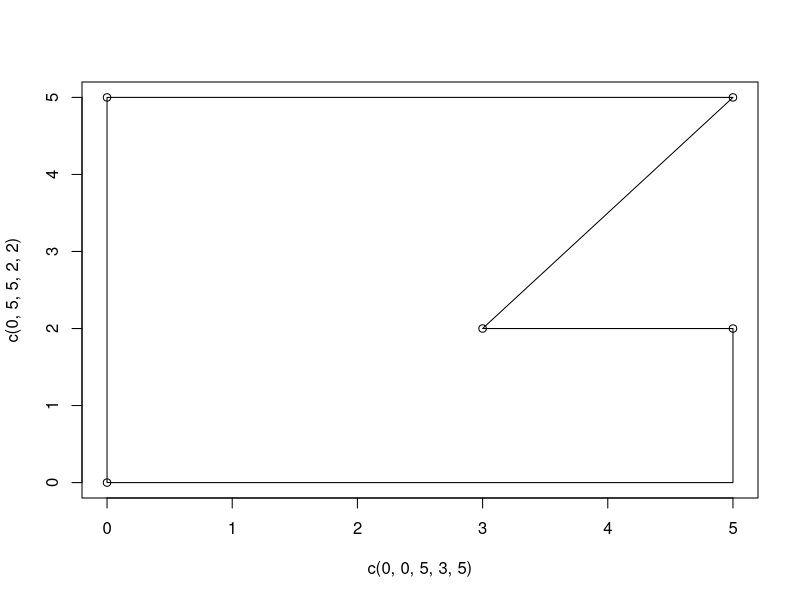

The R script that drew this image:
#This is the function that will check to see if a point (p.x,p.y) is inside a shape.
#The parameters x_vertices and y_vertices are the ones of the polygon you are testing.
#Note: The points must be given in the order you want the shape to be drawn
# and you must include the first coordinate at the end too. An example is given below.
inside.polygon <- function(x_vertices,y_vertices,p.x,p.y) {
#Initialise crossings and vertices
count <- 0
#Check Plot Works
#plot(x_vertices,y_vertices)
#polygon(x_vertices,y_vertices)

y_c <- 0
i <- 1
while(i <= (length(x_vertices)-1)){
repeat {
if (x_vertices[i] < p.x && x_vertices[i+1] < p.x){
  i <- i + 1
  break
}
if (x_vertices[i] > p.x && x_vertices[i+1] > p.x){
  i <- i + 1
  break
} 
if (y_vertices[i] < p.y && y_vertices[i+1] < p.y){
  i <- i + 1
  break
}
if (y_vertices[i] > p.y && y_vertices[i+1] > p.y){
  count <- count + 1
  i <- i + 1
  break
}
if (y_vertices[i] > p.y && y_vertices[i+1] < p.y){
  y_c <- y_vertices[i+1] + (((y_vertices[i]-y_vertices[i+1])/(x_vertices[i]-x_vertices[i+1]))*(p.x-x_vertices[i+1]))
  if (y_c > p.y){
    count <- count + 1
    i <- i + 1
    break
  }
  else {
    i <- i + 1
    break
  }
}
if (y_vertices[i] < p.y && y_vertices[i+1] > p.y){
  y_c <- y_vertices[i] + (((y_vertices[i+1]-y_vertices[i])/(x_vertices[i+1]-x_vertices[i]))*(p.x-x_vertices[i]))
  if (y_c > p.y){
    count <- count + 1
    i <- i + 1
    break  
  }
  else {
    i <- i + 1
    break
  }
}
}
}
if (count %% 2 == 0){
  #print("point is NOT INSIDE")
  return(0)
}
else {
  #print("point is INSIDE")
  return(1)
}
}
#The function will return 1 if the point is inside, 0 if it is not.

#Here is a shape, drawn and connected up using the polygon function.
plot(c(0,0,5,3,5), c(0,5,5,2,2))
polygon(c(0,0,5,3,5,5), c(0,5,5,2,2,0))

#Note that here, when calling the function, the first coordinate is included again at the end.
inside.polygon(c(0,0,5,3,5,5),c(0,5,5,2,2,0),2,4)
inside.polygon(c(0,0,5,3,5,5),c(0,5,5,2,2,0),5,3)


#Here an example of the monte carlo estimate is given, and how to use it with the function to obtain the area of the shape.
x_coords <- runif(50000,0,5)
y_coords <- runif(50000,0,5)
#We use 0-5 because the total area of the square the shape is enclosed in is 5x5.

counter <- 0
#Here we check how many of the random coordinates are inside the shape.
for (i in 1:50000) {
  if (inside.polygon(c(0,0,5,3,5,5),c(0,5,5,2,2,0),x_coords[i],y_coords[i]) == 1)
  {
    counter <- counter + 1
  }
}
#Here we calculate the percentage of points that have fallen inside the shape drawn, to obtain an estimate of its area
# in relation to the overarching 5x5 square.
(counter/50000) * 25
